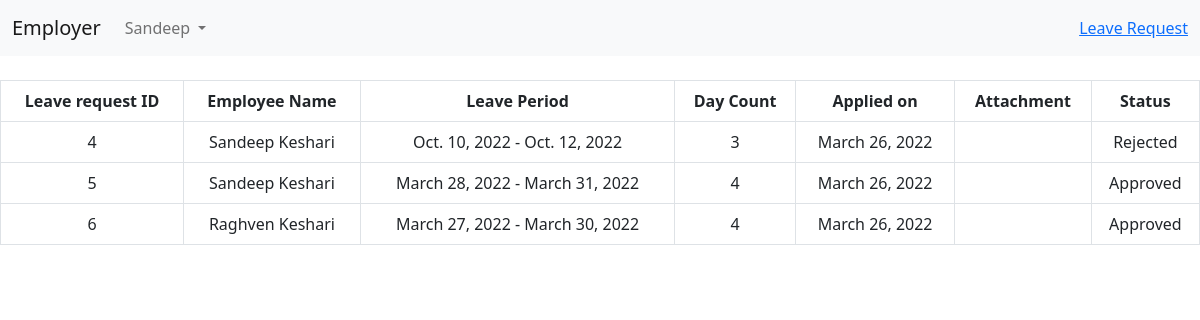
/leave-request (signed in), run on the app's committed database.
### user/models.py (models this page shows, shortened)
class User(AbstractUser):
    ROLES = (
        ('A', 'Admin'),
        ('E', 'Employee')
    )
    email = models.EmailField(unique=True)
    role = models.CharField(max_length=1, choices=ROLES)
    first_name = models.CharField(max_length=30)
    last_name = models.CharField(max_length=30)

class Leaves(models.Model):
    STATUS = (
        ('P', 'Pending'),
        ('A', 'Approved'),
        ('R', 'Rejected')
    )
    user = models.ForeignKey('user.User', on_delete=models.CASCADE, related_name='leaves')
    start = models.DateField()
    end = models.DateField()
    day_count = models.IntegerField()
    status = models.CharField(max_length=1, choices=STATUS, default='P')
    attachment = models.FileField(upload_to='images/leave_attachments', null=True, blank=True)
    created_on = models.DateTimeField(auto_now_add=True)

### user/views.py (the view, shortened to what this page needs)
# urls.py: path('leave-request', views.leave_request, name='leave_request'),
@login_required(login_url='employee_signup')
def leave_request(request):
    form = LeaveForm()
    if request.user.is_superuser:
        leaves_qry = Leaves.objects.all().select_related('user')
    else:
        leaves_qry = Leaves.objects.filter(user=request.user).select_related('user')
    paginator = Paginator(leaves_qry, 15)
    page = request.GET.get('page')
    try:
        leaves = paginator.get_page(page)
    except PageNotAnInteger:
        leaves = paginator.get_page(1)
    except EmptyPage:
        leaves = paginator.get_page(paginator.num_pages)
    page_range = list(paginator.page_range)
    context = {
        'form': form,
        'leaves': leaves,
        'page_range': page_range,
    }
    return render(request, 'user/leaves.html', context)

### user/context_processor.py (called while the page is built)
def global_values(request):
    request_count = Leaves.objects.filter(status='P').count()
    context = {
        'request_count': request_count,
    }
    return context

### templates/user/leaves.html (shortened to what this page needs)
{% extends 'base.html' %}
{% block content %}
<div class="mt-4">
  <table class="table table-bordered text-center">
    <tr>
      <th>Leave request ID</th>
      {% if request.user.is_superuser %}
      <th>Employee Name</th>
      {% endif %}
      <th>Leave Period</th>
      <th>Day Count</th>
      <th>Applied on</th>
      <th>Attachment</th>
      <th>Status</th>
    </tr>
    {% for i in leaves %}
    <tr>
      <td>{{ i.pk }}</td>
      {% if request.user.is_superuser %}
      <td>{{ i.user.first_name }} {{ i.user.last_name }}</td>
      {% endif %}
      <td>{{ i.start }} - {{ i.end }}</td>
      <td>{{ i.day_count }}</td>
      <td>{{ i.created_on.date }}</td>
      <td>
      </td>
      {% if request.user.is_superuser %}
      <td>
        {% if i.status == 'P' %}
        <form method="post">
          {% csrf_token %}
          <input type="hidden" value="{{ i.pk }}" name="pk">
          <div class="d-flex">
          <select class="form-control me-2" style="max-width: 100px" name="status">
            <option value="P">Pending</option>
            <option value="A">Approve</option>
            <option value="R">Reject</option>
          </select>
          <input type="submit" class="btn btn-outline-success btn-sm" name="leave-status">
          </div>
        </form>
        {% else %}
        {{ i.get_status_display }}
        {% endif %}
      </td>
      {% else %}
      <td>{{ i.get_status_display }}</td>
      {% endif %}
    </tr>
    {% endfor %}
  </table>
</div>
{% endblock %}

### templates/base.html (shortened to what this page needs)
<!doctype html>
<html lang="en">
  <head>
    <link href="https://cdn.jsdelivr.net/npm/bootstrap@5.0.2/dist/css/bootstrap.min.css" rel="stylesheet">
  </head>
  <body>
  {% include 'navbar.html' %}
    {% block content %}
    {% endblock %}
  </body>
</html>

### templates/navbar.html (shortened to what this page needs)
<nav class="navbar navbar-expand-lg navbar-light bg-light">
  <div class="container-fluid">
    <a class="navbar-brand" href="{% url 'home' %}">Employer</a>
    <div class="collapse navbar-collapse" id="navbarSupportedContent">
      <ul class="navbar-nav me-auto mb-2 mb-lg-0">
        {% if request.user.is_authenticated %}
        <li class="nav-item dropdown">
          <a class="nav-link dropdown-toggle" href="#" id="navbarDropdown" role="button" data-bs-toggle="dropdown" aria-expanded="false">
            {{request.user.first_name}}
          </a>
        </li>
        {% endif %}
      </ul>
      {% if request.user.is_superuser %}
      <div class="position-relative">
      <a href="{% url 'leave_request' %}">
        Leave Request
      </a>
      </div>
      {% endif %}
    </div>
  </div>
</nav>

### data on the page
User: user.first_name "Sandeep"
Leaves: pk "4", user.first_name "Sandeep", user.last_name "Keshari", start "Oct. 10, 2022", end "Oct. 12, 2022", day_count "3", created_on "March 26, 2022", status "Rejected"
Leaves: pk "5", user.first_name "Sandeep", user.last_name "Keshari", start "March 28, 2022", end "March 31, 2022", day_count "4", created_on "March 26, 2022", status "Approved"
Leaves: pk "6", user.first_name "Raghven", user.last_name "Keshari", start "March 27, 2022", end "March 30, 2022", day_count "4", created_on "March 26, 2022", status "Approved"
